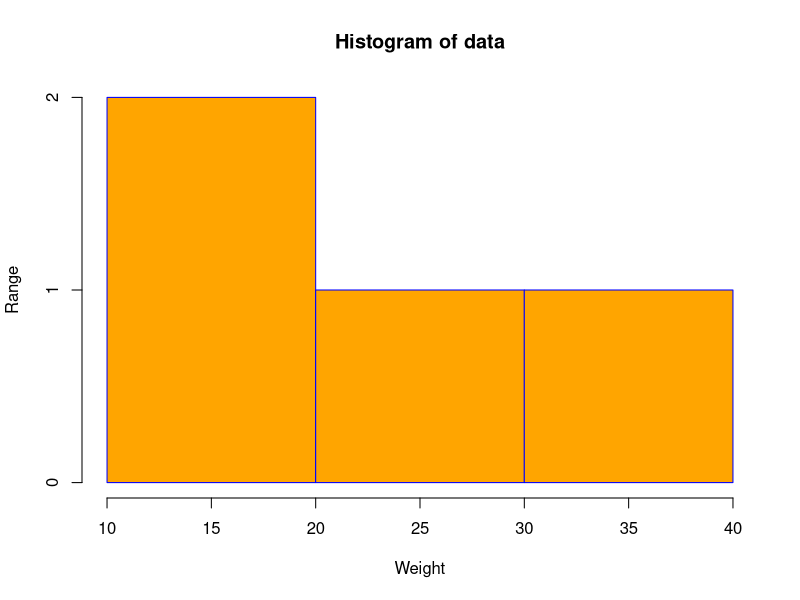

Source code (R):
data<-c(10,20,30,40)
png(file="histogram.png")
hist(data,xlab = "Weight",ylab = "Range",col = "orange",border = "blue")
dev.off()
